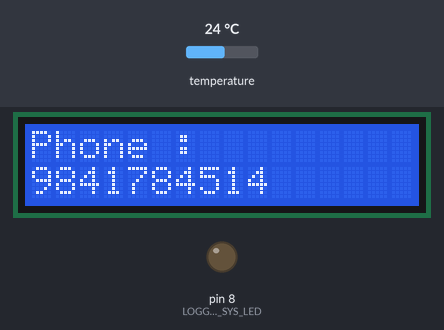
The program below on a simulated Arduino Uno, built with avr-gcc and run on an emulated ATmega328P. Parts: 16×2 character LCD, output pins drawn as LEDs (lit = HIGH). Inputs (shaded band) come from the test bench; at power-on: temperature 24 °C. The local clock reads 2024-03-15 10:24:30 at power-on unless the program sets it; storage starts empty; what the program prints to the serial monitor is not drawn.

Above: at 6.1 s.
At 17.5 s:
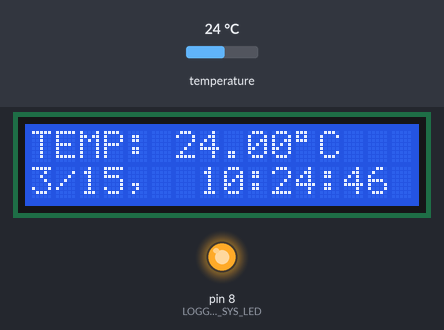
17.6 s: temperature set to 8.3 °C
At 18.3 s:
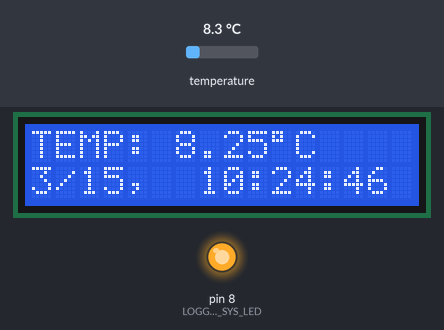
19.9 s: temperature set to 7.4 °C
At 21.1 s:
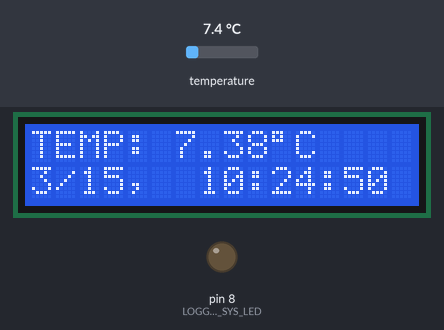
23.6 s: temperature set to 12 °C
At 24.4 s:
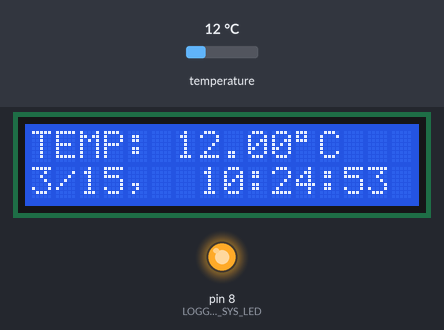
Timing chart, 0 to 26.6 s (numbered marks = the images above; inputs shaded):
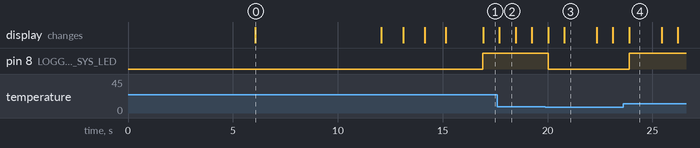

Measured:
- the behaviour switches between 8 and 7.9 °C on temperature (found by bisection; images 2 and 3)
- after the input at 19.9 s, pin 8 (LOGGER_GPIO_SYS_LED): HIGH → LOW after 0.13 s
- after the input at 23.6 s, pin 8 (LOGGER_GPIO_SYS_LED): LOW → HIGH after 0.29 s
- what the display in image 0 shows lasts 6.0 s, from 6.1 s to 12.1 s
- what the display in image 2 shows lasts 0.8 s, from 17.7 s to 18.5 s
- what the display in image 3 shows lasts 1.5 s, from 20.8 s to 22.3 s

The program:

main.cpp
```cpp
// (licence header left out)
/*******************************************************************************
*                          Include Files
*******************************************************************************/
#include <Arduino.h>
#include <SPI.h>
#include <Wire.h>
#include <SD.h>
#include <OneWire.h>
#include <DallasTemperature.h>
#include <LiquidCrystal.h>
#include <RTClib.h>
#include <MemoryFree.h>
#include <ArduinoJson.h>
/*******************************************************************************
*                          Type & Macro Definitions
*******************************************************************************/
#define LOGGER_GPIO_SYS_LED             8
#define LOGGER_ONE_WIRE_BUS             9 // Data wire is plugged into port 2 on the Arduino
#define LOGGER_GPIO_SPI_CS              10

#define LOGGER_GPIO_LCD_PIN_RS          7
#define LOGGER_GPIO_LCD_PIN_EN          6
#define LOGGER_GPIO_LCD_PIN_D4          5
#define LOGGER_GPIO_LCD_PIN_D5          4
#define LOGGER_GPIO_LCD_PIN_D6          3
#define LOGGER_GPIO_LCD_PIN_D7          2


#define LOGGER_LOG_FILENAME             "log.csv"
#define LOGGER_INTERVAL_DATA_LOG        10000
#define LOGGER_SERIAL_BAUD              115200
#define LOGGER_TMP_THRESHOLD            8.00f
#define LOGGER_SENSOR_RESOLUTION        12
#define LOGGER_ERROR_LCD_DELAY          2000
#define LOGGER_SIZE_RTC_STRING          150

#define LOGGER_LCD_SIZE_STRING          (uint8_t)(16)
#define LOGGER_LCD_SIZE_DATE            (uint8_t)(8)
#define LOGGER_LCD_SIZE_TIME            (uint8_t)(9)
#define LOGGER_LCD_SYMBOL_DEGREE        (uint8_t)(0xDF)

#define SERIAL_DEBUG

enum logger_error {
  LOGGER_ERROR_NONE,
  LOGGER_ERROR_RTC,
  LOGGER_ERROR_SD_ACCESS = 2,
  LOGGER_ERROR_FILE_ACCESS = 4,
  LOGGER_ERROR_SENSOR = 8
};

/**
 * Time and Temperature data structure
*/
struct logger_data_rtc_temp {
  uint16_t data_rtc_year;
  uint8_t data_rtc_month;
  uint8_t data_rtc_day;
  uint8_t data_rtc_hour;
  uint8_t data_rtc_minute;
  uint8_t data_rtc_second;
  float data_sensor_temperature_c;
};

/*******************************************************************************
*                          Static Data Definitions
*******************************************************************************/
// Setup a logger_one_wire instance to communicate with any
// OneWire devices (not just Maxim/Dallas temperature ICs)
OneWire logger_one_wire(LOGGER_ONE_WIRE_BUS);

// Pass our logger_one_wire reference to Dallas Temperature.
DallasTemperature logger_sensor_temp_ds18b20(&logger_one_wire);

DeviceAddress logger_sensor_temp_address;


LiquidCrystal logger_lcd_16x2(LOGGER_GPIO_LCD_PIN_RS,
                              LOGGER_GPIO_LCD_PIN_EN,
                              LOGGER_GPIO_LCD_PIN_D4,
                              LOGGER_GPIO_LCD_PIN_D5,
                              LOGGER_GPIO_LCD_PIN_D6,
                              LOGGER_GPIO_LCD_PIN_D7);

File logger_log_file_handle;

RTC_DS1307 logger_rtc_ds1307;

enum logger_error logger_error_global;

struct logger_data_rtc_temp logger;

StaticJsonDocument<LOGGER_SIZE_RTC_STRING> logger_rtc_json_buffer;

uint32_t logger_log_time_prev = 0;

/*******************************************************************************
*                          Static Function Definitions
*******************************************************************************/
void logger_lcd_set_cursor_first_line(void) {
    logger_lcd_16x2.setCursor(0, 0);
}

void logger_lcd_set_cursor_second_line(void) {
    logger_lcd_16x2.setCursor(0, 1);
}

void logger_sysled_set() {
  digitalWrite(LOGGER_GPIO_SYS_LED, HIGH);
}

void logger_sysled_clear() {
  digitalWrite(LOGGER_GPIO_SYS_LED, LOW);
}

void logger_error_clear() {
  logger_error_global = LOGGER_ERROR_NONE;
}

/**
 * @brief Write string to LCD
 *
 * @param msg String to write
 */
void logger_lcd_write_string(const char * msg) {

  logger_lcd_16x2.clear();
  uint8_t len = strlen(msg);
  uint8_t numChunks = len / LOGGER_LCD_SIZE_STRING;
  uint8_t remainder = len % LOGGER_LCD_SIZE_STRING;
  char chunk[LOGGER_LCD_SIZE_STRING + 1];
  int startIndex;
  for (int i = 0; i < numChunks; i++) {
    startIndex = i * LOGGER_LCD_SIZE_STRING;
    strncpy(chunk, msg + startIndex, LOGGER_LCD_SIZE_STRING);
    chunk[16] = '\0';
    logger_lcd_16x2.setCursor(0, i);
    logger_lcd_16x2.print(chunk);
  }
  if (remainder > 0) {
    startIndex = numChunks * LOGGER_LCD_SIZE_STRING;
    strncpy(chunk, msg + startIndex, remainder);
    chunk[remainder] = '\0';
    logger_lcd_16x2.setCursor(0, numChunks);
    logger_lcd_16x2.print(chunk);
  }

  delay(1000);
}

/**
 * @brief Write temperate and date time data to LCD
 *
 * @param d logger data handle
 */
void logger_lcd_write_data(struct logger_data_rtc_temp d) {

  char lcd_string[LOGGER_LCD_SIZE_STRING];

  logger_lcd_16x2.clear();

  logger_lcd_set_cursor_first_line();

  // Print Temperature data
  logger_lcd_16x2.print("TEMP: ");
  logger_lcd_16x2.print(d.data_sensor_temperature_c);
  logger_lcd_16x2.print((char)LOGGER_LCD_SYMBOL_DEGREE);
  logger_lcd_16x2.print("C");

  logger_lcd_set_cursor_second_line();

  snprintf(lcd_string,LOGGER_LCD_SIZE_DATE,"%d/%d,", d.data_rtc_month, d.data_rtc_day);
  logger_lcd_16x2.print(lcd_string);

  logger_lcd_16x2.setCursor(7, 1);
  snprintf(lcd_string,LOGGER_LCD_SIZE_TIME,"%d:%d:%d", d.data_rtc_hour, d.data_rtc_minute, d.data_rtc_second);
  logger_lcd_16x2.print(lcd_string);
}

/**
 * @brief Print error to the LCD
 *
 * @param e : Error object
 */
void logger_lcd_print_error(enum logger_error e) {


  if(!e) {
    return;
  }

  logger_lcd_16x2.clear();

  logger_lcd_set_cursor_first_line();
  logger_lcd_16x2.print("ERROR : ");
  logger_lcd_16x2.setCursor(0, 11);


  if(e & LOGGER_ERROR_RTC) {
    logger_lcd_16x2.print(LOGGER_ERROR_RTC, DEC);
    logger_lcd_set_cursor_second_line();
    logger_lcd_16x2.print("RTC");
    delay(LOGGER_ERROR_LCD_DELAY);
  }

  if(e & LOGGER_ERROR_FILE_ACCESS) {
    logger_lcd_16x2.print(LOGGER_ERROR_FILE_ACCESS, DEC);
    logger_lcd_set_cursor_second_line();
    logger_lcd_16x2.print("File Access");
    delay(LOGGER_ERROR_LCD_DELAY);
  }

  if(e & LOGGER_ERROR_SD_ACCESS) {
    logger_lcd_16x2.print(LOGGER_ERROR_SD_ACCESS, DEC);
    logger_lcd_set_cursor_second_line();
    logger_lcd_16x2.print("SD Card");
    delay(LOGGER_ERROR_LCD_DELAY);
  }

  if(e & LOGGER_ERROR_SENSOR) {
    logger_lcd_16x2.print(LOGGER_ERROR_SENSOR, DEC);
    logger_lcd_set_cursor_second_line();
    logger_lcd_16x2.print("Sensor");
    delay(LOGGER_ERROR_LCD_DELAY);
  }
}

/**
 * @brief get date and time data from RTC
 *
 * @param d pointer logger data
 */
void logger_get_rtc_data(struct logger_data_rtc_temp *d) {

  DateTime NOW = logger_rtc_ds1307.now();

  d->data_rtc_year = NOW.year();
  d->data_rtc_month = NOW.month();
  d->data_rtc_day = NOW.day();
  d->data_rtc_hour = NOW.hour();
  d->data_rtc_minute = NOW.minute();
  d->data_rtc_second = NOW.second();

}

/**
 * @brief function to get the temperature for a device
 *
 * @param deviceAddress : Address of the temperature sensor
 * @return float temperature data
 */
float logger_get_temperature(DeviceAddress deviceAddress) {
  float tempC = logger_sensor_temp_ds18b20.getTempC(deviceAddress);
  if(tempC == DEVICE_DISCONNECTED) {
    logger_error_global |= LOGGER_ERROR_SENSOR;
    #ifdef SERIAL_DEBUG
    Serial.println(F("Error: Could not read temperature data"));
    #endif // End SERIAL_DEBUG
  }

  #ifdef SERIAL_DEBUG
  Serial.print(F("Temp C: "));
  Serial.println(tempC);
  #endif
  return tempC;
}

/**
 * @brief Append csv file content with passed data
 *
 * @param d logger data
 */
void logger_file_append(struct logger_data_rtc_temp d) {

  #ifdef SERIAL_DEBUG
  Serial.println(F("Writing to SD card..."));
  #endif
  // write Date - timestamp
  logger_log_file_handle.print(d.data_rtc_year, DEC);
  logger_log_file_handle.print('-');
  logger_log_file_handle.print(d.data_rtc_month, DEC);
  logger_log_file_handle.print('-');
  logger_log_file_handle.print(d.data_rtc_day, DEC);
  logger_log_file_handle.print(',');// delimiter

  // write Time - timestamp
  logger_log_file_handle.print(d.data_rtc_hour, DEC);
  logger_log_file_handle.print(':');
  logger_log_file_handle.print(d.data_rtc_minute, DEC);
  logger_log_file_handle.print(':');
  logger_log_file_handle.print(d.data_rtc_second, DEC);
  logger_log_file_handle.print(","); // delimiter

  // write Temperature Data
  logger_log_file_handle.print(d.data_sensor_temperature_c,5);
  logger_log_file_handle.write("\n"); // new line
}

/**
 * @brief update RTC data from the data which is recieved from serial
 *        communication
 *
 * @param d logger data
 */
void logger_rtc_update(struct logger_data_rtc_temp d) {

  DateTime date_time = DateTime(d.data_rtc_year,
                                d.data_rtc_month,
                                d.data_rtc_day,
                                d.data_rtc_hour,
                                d.data_rtc_minute,
                                d.data_rtc_second);

  logger_rtc_ds1307.adjust(date_time);

}

/**
 * @brief function to print a device address
 *
 * @param deviceAddress address of temperature sensor
 */
void logger_sensor_printaddr(DeviceAddress deviceAddress) {
  for (uint8_t i = 0; i < 8; i++) {
    if (deviceAddress[i] < 16) Serial.print("0");
    Serial.print(deviceAddress[i], HEX);
  }
}
//-----------------------------------------------------------------------------------------

void setup(void) {

  logger_error_global = LOGGER_ERROR_NONE;

  pinMode(LOGGER_GPIO_SYS_LED, OUTPUT); // System Led is taken as OUTPUT

  #ifdef SERIAL_DEBUG
  Serial.begin(LOGGER_SERIAL_BAUD);
  #endif

  // set up the LCD's number of columns and rows:
  logger_lcd_16x2.begin(LOGGER_LCD_SIZE_STRING, 2);

  logger_lcd_16x2.clear();
  logger_lcd_write_string("Nepal Digital Systems Pvt. Ltd.");
  delay(5000);
  logger_lcd_write_string("Phone :         9841784514");
  delay(5000);

  if (!logger_rtc_ds1307.begin())  {
    #ifdef SERIAL_DEBUG
    Serial.println(F("Couldn't find RTC!\r\n Please reset device !"));
    #endif

    logger_lcd_write_string("Couldn't find RTC!Please reset device!");
    logger_error_global |= LOGGER_ERROR_RTC;
  }

  if (!logger_rtc_ds1307.isrunning()) {
    #ifdef SERIAL_DEBUG
    Serial.println(F("RTC is NOT running, setting new time !"));
    #endif

    logger_lcd_write_string("RTC NOT running!, setting new time!");

    logger_rtc_ds1307.adjust(DateTime(F(__DATE__), F(__TIME__)));
  }

  // locate sensor
    #ifdef SERIAL_DEBUG
    Serial.print(F("Locating Temperature sensor..."));
    #endif

    logger_lcd_write_string("Locating Temperature sensor...");

    logger_sensor_temp_ds18b20.begin();


    #ifdef SERIAL_DEBUG
    Serial.print(F("Found "));
    Serial.print(logger_sensor_temp_ds18b20.getDeviceCount(), DEC);
    Serial.println(F(" devices."));
    #endif

    // report parasite power requirements
    #ifdef SERIAL_DEBUG
    Serial.print(F("Parasite power is: "));
    if (logger_sensor_temp_ds18b20.isParasitePowerMode()) Serial.println(F("ON"));
    else Serial.println(F("OFF"));
    #endif

    #ifdef SERIAL_DEBUG
    if (!logger_sensor_temp_ds18b20.getAddress(logger_sensor_temp_address, 0)) Serial.println(F("Unable to find address for Device 0"));
    // show the addresses we found on the bus
    Serial.print(F("Device 0 Address: "));
    #endif
    logger_sensor_printaddr(logger_sensor_temp_address);
    #ifdef SERIAL_DEBUG
    Serial.println();
    #endif
    // set the resolution to 9 bit (Each Dallas/Maxim device is capable of several different resolutions)
    logger_sensor_temp_ds18b20.setResolution(logger_sensor_temp_address, LOGGER_SENSOR_RESOLUTION);
    #ifdef SERIAL_DEBUG
    Serial.print(F("Device 0 Resolution: "));
    Serial.print(logger_sensor_temp_ds18b20.getResolution(logger_sensor_temp_address), DEC);
    Serial.println();
    #endif
  // Initialize SD card
    #ifdef SERIAL_DEBUG
    Serial.print(F("Initializing SD card..."));
    #endif
    logger_lcd_write_string("Initializing SD card...");

  if (!SD.begin(LOGGER_GPIO_SPI_CS))  {

    logger_lcd_write_string("...NO SDCARD...");

    #ifdef SERIAL_DEBUG
    Serial.println(F("Card failed, or not present"));
    #endif

    logger_lcd_write_string("Card failed, or not present");

    logger_error_global |= LOGGER_ERROR_SD_ACCESS;
  }

  #ifdef SERIAL_DEBUG
  Serial.println(F("card initialized."));
  #endif

  logger_lcd_write_string("card initialized.");

  logger_lcd_write_string("Init .... done");

  #ifdef SERIAL_DEBUG
  Serial.flush();
  #endif

  if(logger_error_global) {
    logger_lcd_print_error(logger_error_global);
    logger_error_clear();
    return;
  }
}


void loop(void) {

  logger_get_rtc_data(&logger);

  // call logger_sensor_temp_ds18b20.requestTemperatures() to issue a global temperature
  // request to all devices on the bus
  logger_sensor_temp_ds18b20.requestTemperatures(); // Send the command to get temperatures

  // It responds almost immediately. Let's print out the data
  logger.data_sensor_temperature_c = logger_get_temperature(logger_sensor_temp_address); // Use a simple function to print out the data

  // show in LCD display
  logger_lcd_write_data(logger);

  if(logger.data_sensor_temperature_c >= LOGGER_TMP_THRESHOLD) {
    logger_sysled_set();
  } else {
    logger_sysled_clear();
  }

  if((millis() - logger_log_time_prev) >= LOGGER_INTERVAL_DATA_LOG) {

    logger_log_time_prev = millis();

    logger_log_file_handle = SD.open(LOGGER_LOG_FILENAME, FILE_WRITE);

    if (logger_log_file_handle) {
      logger_file_append(logger);
      logger_log_file_handle.close();
    }  else  {
      logger_error_global |= LOGGER_ERROR_FILE_ACCESS;
    }
  }

  logger_lcd_print_error(logger_error_global);
  logger_error_clear();

  #ifdef SERIAL_DEBUG
  Serial.print(F("Free RAM ="));
  Serial.println(freeMemory());
  #endif
}
/*******************************************************************************
*                          End of File
*******************************************************************************/
```
